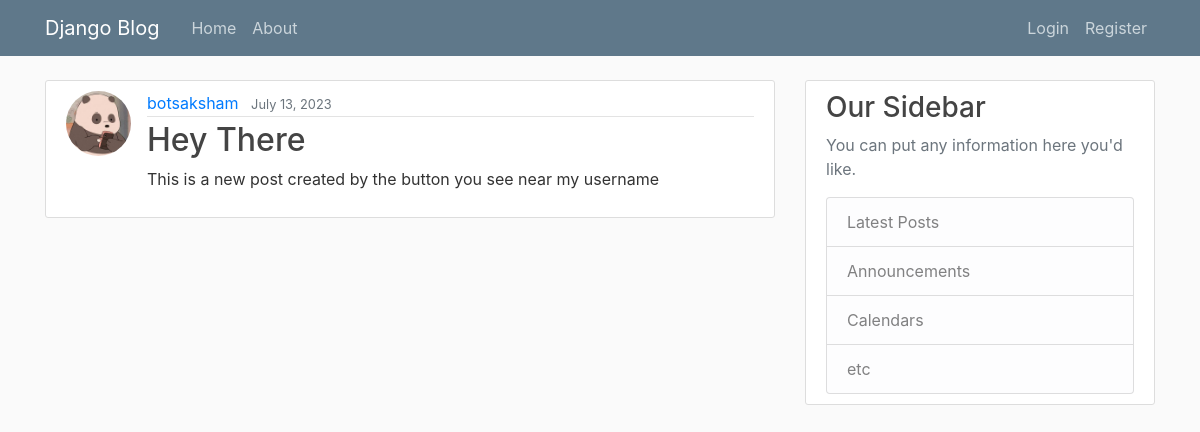
The page /post/35/ on the database its author committed.
### blog/models.py (models this page shows, shortened)
class Post(models.Model):
    title = models.CharField(max_length=100)
    content = models.TextField()
    date_posted = models.DateTimeField(default=timezone.now)
    author = models.ForeignKey(User, on_delete=models.CASCADE)

### users/models.py (models this page shows, shortened)
class Profile(models.Model):
    user = models.OneToOneField(User, on_delete=models.CASCADE)
    image = models.ImageField(default="default.jpg", upload_to="profile_pics")

### blog/views.py (the view)
# urls.py: path('post/<int:pk>/', PostDetailView.as_view(), name="post-detail"),
class PostDetailView(DetailView):
    model = Post

### blog/templates/blog/post_detail.html (shortened to what this page needs)
{% extends "blog/base.html" %} {% block content %}
<article class="media content-section">
    <img src="{{ post.author.profile.image.url }}" class="rounded-circle article-img">
    <div class="media-body">
        <div class="article-metadata">
            <a class="mr-2" href="{% url 'user-posts' object.author.username %}">{{ object.author }}</a>
            <small class="text-muted">
                {{ object.date_posted|date:"F d, Y" }}
            </small>
        </div>
        <h2 class="article-content">{{ object.title }}</h2>
        <p class="article-content">{{ object.content }}</p>
    </div>
</article>
{% endblock content %}

### blog/static/blog/main.css (style rules this page uses)
body { background: #fafafa; color: #333333; margin-top: 5rem; }
h1, h2, h3, h4, h5, h6 { color: #444444; }
.content-section { background: #ffffff; padding: 10px 20px; border: 1px solid #dddddd; border-radius: 3px; margin-bottom: 20px; }
.article-content { white-space: pre-line; }
.article-img { height: 65px; width: 65px; margin-right: 16px; }
.article-metadata { padding-bottom: 1px; margin-bottom: 4px; border-bottom: 1px solid #e3e3e3 }

### rows shown on the page
Post: author.profile.image (picture), author "botsaksham", date_posted "July 13, 2023", title "Hey There", content "This is a new post created by the button you see near my username"
